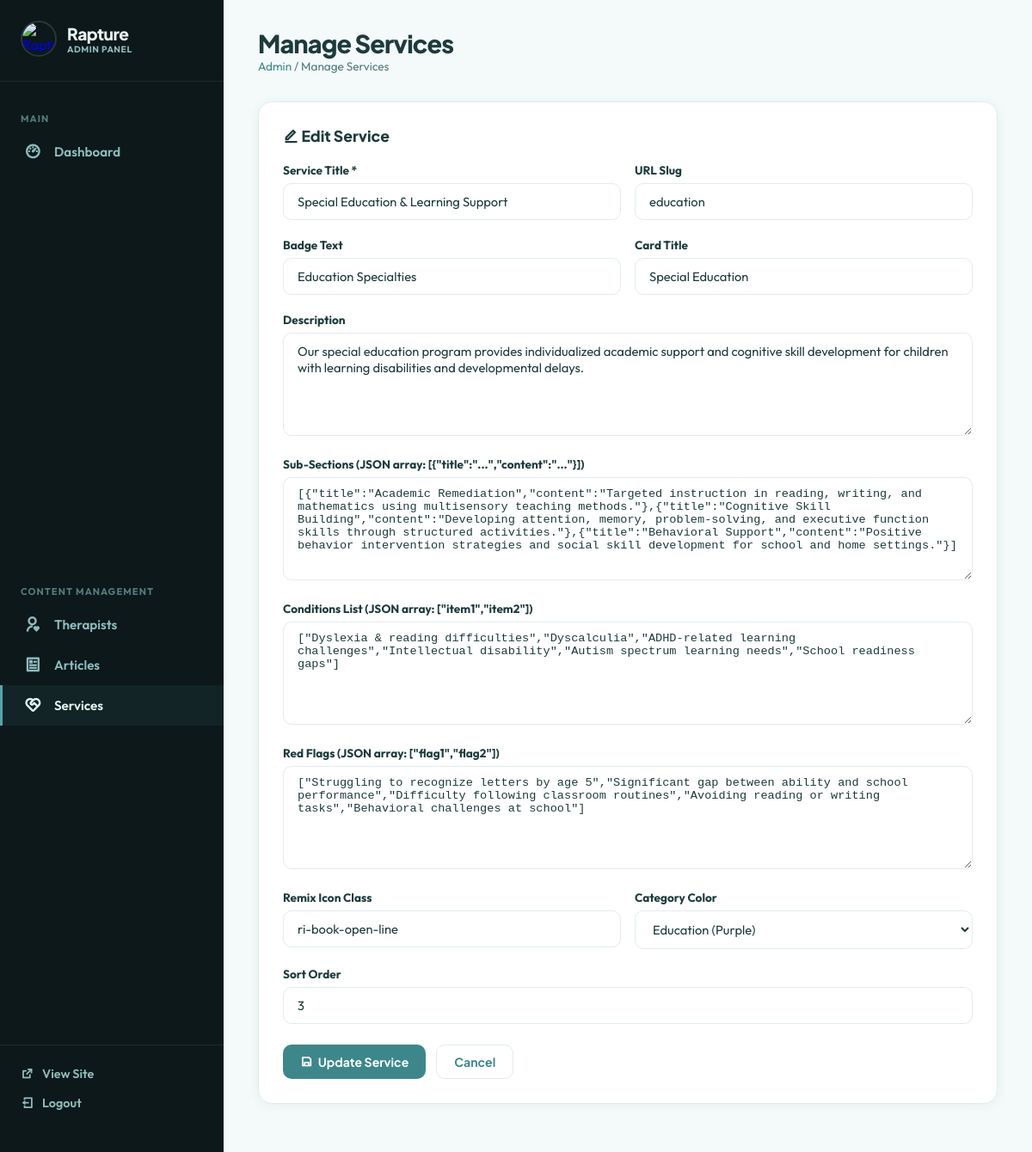
Screenshot of /admin/services.php?action=edit&id=3 (signed in) with the database file from the repository.
### tables this page shows
CREATE TABLE services (
            id INTEGER PRIMARY KEY AUTOINCREMENT,
            title TEXT NOT NULL,
            slug TEXT UNIQUE NOT NULL,
            badge_text TEXT DEFAULT '',
            description TEXT DEFAULT '',
            sub_sections TEXT DEFAULT '[]',
            conditions_list TEXT DEFAULT '[]',
            red_flags TEXT DEFAULT '[]',
            card_title TEXT DEFAULT '',
            icon TEXT DEFAULT 'ri-heart-pulse-line',
            category_color TEXT DEFAULT 'speech',
            sort_order INTEGER DEFAULT 0,
            created_at DATETIME DEFAULT CURRENT_TIMESTAMP
        );

### admin/services.php (the view, shortened to what this page needs)
<?php
$db = getDB();
$action = $_GET['action'] ?? 'list';
$id = intval($_GET['id'] ?? 0);
$editData = null;
if ($action === 'edit' && $id > 0) {
    $stmt = $db->prepare('SELECT * FROM services WHERE id = ?');
    $stmt->execute([$id]);
    $editData = $stmt->fetch();
}
require_once __DIR__ . '/includes/header.php';
?>
<?php if ($action === 'add' || $action === 'edit'): ?>
<div class="admin-card">
    <h3><i class="ri-<?= $action === 'edit' ? 'edit' : 'add-circle' ?>-line"></i> <?= $action === 'edit' ? 'Edit' : 'Add' ?> Service</h3>
    <form method="POST" class="admin-form">
        <div class="form-row-admin">
            <div class="form-group">
                <label for="title">Service Title *</label>
                <input type="text" id="title" name="title" value="<?= htmlspecialchars($editData['title'] ?? '') ?>" required placeholder="e.g. Speech & Language Therapy">
            </div>
            <div class="form-group">
                <label for="slug">URL Slug</label>
                <input type="text" id="slug" name="slug" value="<?= htmlspecialchars($editData['slug'] ?? '') ?>" placeholder="Auto-generated if blank">
            </div>
        </div>
        <div class="form-row-admin">
            <div class="form-group">
                <label for="badge_text">Badge Text</label>
                <input type="text" id="badge_text" name="badge_text" value="<?= htmlspecialchars($editData['badge_text'] ?? '') ?>" placeholder="e.g. SLP Specialties">
            </div>
            <div class="form-group">
                <label for="card_title">Card Title</label>
                <input type="text" id="card_title" name="card_title" value="<?= htmlspecialchars($editData['card_title'] ?? '') ?>" placeholder="Short card heading">
            </div>
        </div>
        <div class="form-group">
            <label for="description">Description</label>
            <textarea id="description" name="description"><?= htmlspecialchars($editData['description'] ?? '') ?></textarea>
        </div>
        <div class="form-group">
            <label for="sub_sections">Sub-Sections (JSON array: [{"title":"...","content":"..."}])</label>
            <textarea id="sub_sections" name="sub_sections" style="font-family: monospace; font-size: 0.85rem;"><?= htmlspecialchars($editData['sub_sections'] ?? '[]') ?></textarea>
        </div>
        <div class="form-group">
            <label for="conditions_list">Conditions List (JSON array: ["item1","item2"])</label>
            <textarea id="conditions_list" name="conditions_list" style="font-family: monospace; font-size: 0.85rem;"><?= htmlspecialchars($editData['conditions_list'] ?? '[]') ?></textarea>
        </div>
        <div class="form-group">
            <label for="red_flags">Red Flags (JSON array: ["flag1","flag2"])</label>
            <textarea id="red_flags" name="red_flags" style="font-family: monospace; font-size: 0.85rem;"><?= htmlspecialchars($editData['red_flags'] ?? '[]') ?></textarea>
        </div>
        <div class="form-row-admin">
            <div class="form-group">
                <label for="icon">Remix Icon Class</label>
                <input type="text" id="icon" name="icon" value="<?= htmlspecialchars($editData['icon'] ?? 'ri-heart-pulse-line') ?>" placeholder="ri-heart-pulse-line">
            </div>
            <div class="form-group">
                <label for="category_color">Category Color</label>
                <select id="category_color" name="category_color">
                    <option value="education" <?= ($editData['category_color'] ?? '') === 'education' ? 'selected' : '' ?>>Education (Purple)</option>
                </select>
            </div>
        </div>
        <div class="form-group">
            <label for="sort_order">Sort Order</label>
            <input type="number" id="sort_order" name="sort_order" value="<?= htmlspecialchars($editData['sort_order'] ?? '0') ?>">
        </div>
        <div class="admin-modal-actions" style="justify-content: flex-start;">
            <button type="submit" class="btn-admin btn-admin-primary"><i class="ri-save-line"></i> <?= $action === 'edit' ? 'Update' : 'Add' ?> Service</button>
            <a href="services.php" class="btn-admin btn-admin-outline">Cancel</a>
        </div>
    </form>
</div>
<?php endif; ?>
<?php require_once __DIR__ . '/includes/footer.php'; ?>

### admin/includes/header.php (style rules this page uses)
:root { --primary: #3d878a; --primary-light: #f0f8f8; --primary-medium: #54a6a9; --text-dark: #1d3b3c; --text-muted: #527c7e; --sidebar-bg: #0c1819; --sidebar-hover: #122425; --card-bg: #ffffff; --body-bg: #f4f9f9; --success: #076c18; --danger: #dc3545; --warning: #ffb547; --border: #e2eced; --shadow: 0 2px 12px rgba(61, 135, 138, 0.08); }
* { box-sizing: border-box; margin: 0; padding: 0; }
body { font-family: 'Outfit', sans-serif; background: var(--body-bg); color: var(--text-dark); display: flex; min-height: 100vh; }
.admin-card { background: var(--card-bg); border-radius: 16px; border: 1px solid var(--border); box-shadow: var(--shadow); padding: 28px; margin-bottom: 24px; }
.admin-card h3 { font-family: 'Plus Jakarta Sans', sans-serif; font-size: 1.1rem; font-weight: 800; color: var(--text-dark); margin-bottom: 20px; }
.btn-admin { display: inline-flex; align-items: center; gap: 6px; padding: 10px 20px; border-radius: 10px; font-family: 'Plus Jakarta Sans', sans-serif; font-weight: 700; font-size: 0.88rem; cursor: pointer; border: none; transition: all 0.2s ease; text-decoration: none; }
.btn-admin-primary { background: var(--primary); color: #fff; }
.btn-admin-outline { background: transparent; color: var(--primary); border: 1.5px solid var(--border); }
.admin-form .form-group { margin-bottom: 20px; }
.admin-form label { display: block; font-weight: 700; font-size: 0.85rem; color: var(--text-dark); margin-bottom: 6px; }
.admin-form input, .admin-form select, .admin-form textarea { width: 100%; padding: 11px 16px; border: 1.5px solid var(--border); border-radius: 10px; font-family: 'Outfit', sans-serif; font-size: 0.92rem; color: var(--text-dark); background: #fff; transition: border-color 0.2s; }
.admin-form textarea { min-height: 120px; resize: vertical; }
.form-row-admin { display: grid; grid-template-columns: 1fr 1fr; gap: 16px; }
.admin-modal-actions { display: flex; justify-content: flex-end; gap: 12px; margin-top: 24px; }

### rows the page displays
services: title "Special Education & Learning Support", slug "education", badge_text "Education Specialties", card_title "Special Education", description "Our special education program provides individualized academic support and cognitive skill development for children with learning disabilities and developmental delays.", sub_sections "[{\"title\":\"Academic Remediation\",\"content\":\"Targeted instruction in reading, writing, and mathematics using multisensory teaching methods.\"},{\"title\":\"Cognitive Skill Building\",\"content\":\"Developing attention, memory, problem-solving, and executive function skills through structured activities.\"},{\"title\":\"Behavioral Support\",\"content\":\"Positive behavior intervention strategies and social skill development for school and home settings.\"}]", conditions_list "[\"Dyslexia & reading difficulties\",\"Dyscalculia\",\"ADHD-related learning challenges\",\"Intellectual disability\",\"Autism spectrum learning needs\",\"School readiness gaps\"]", red_flags "[\"Struggling to recognize letters by age 5\",\"Significant gap between ability and school performance\",\"Difficulty following classroom routines\",\"Avoiding reading or writing tasks\",\"Behavioral challenges at school\"]", icon "ri-book-open-line", category_color "Education (Purple)", sort_order "3"

### other values shown
$admin_title "Manage Services"
